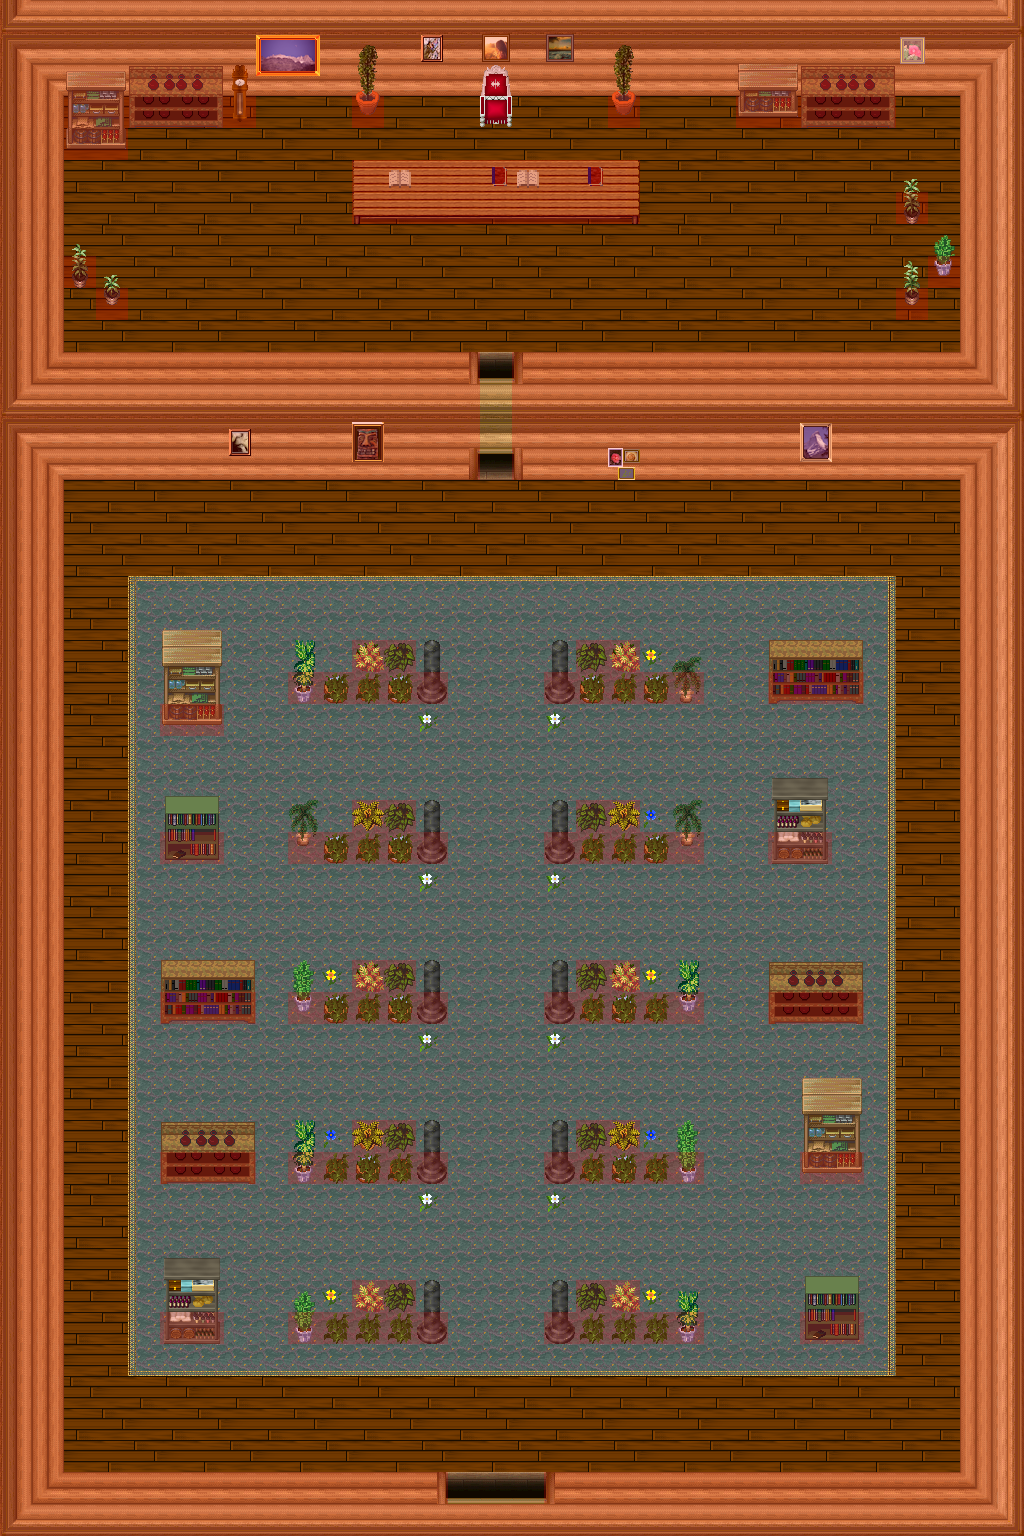

A level layout from a 2D game, rendered from its tile map. Below: a short description, then the map file with tile-grid data replaced by summaries:
An orthogonal 32x48 tile map with 32x32 px tiles, 6 tile layers (0_floor, 1_terrain, 2_object, 3_roof, ...), 1 hidden layer not drawn, 27 tilesets.

<map version="1.2" tiledversion="1.2.0" orientation="orthogonal" renderorder="right-down" width="32" height="48" tilewidth="32" tileheight="32" infinite="0" nextlayerid="8" nextobjectid="1">
 <tileset firstgid="1" name="carpets_2" tilewidth="32" tileheight="32" tilecount="12" columns="4">
  <image source="../../tileset/furniture/carpet/carpets_2.png" trans="ff00ff" width="128" height="96" />
 </tileset>
 <tileset firstgid="13" name="throne_small" tilewidth="32" tileheight="32" tilecount="2" columns="1">
  <image source="../../tileset/furniture/chair/throne_small.png" width="32" height="64" />
 </tileset>
 <tileset firstgid="15" name="rug_border" tilewidth="32" tileheight="32" tilecount="9" columns="3">
  <image source="../../tileset/furniture/carpet/rug_border.png" width="96" height="96" />
 </tileset>
 <tileset firstgid="24" name="bushes" tilewidth="32" tileheight="32" tilecount="10" columns="5">
  <image source="../../tileset/plant/bush/bushes.png" trans="ffffff" width="160" height="64" />
 </tileset>
 <tileset firstgid="34" name="wooden_rectangular" tilewidth="32" tileheight="32" tilecount="9" columns="3">
  <image source="../../tileset/furniture/table/wooden_rectangular.png" trans="ff00ff" width="96" height="96" />
 </tileset>
 <tileset firstgid="43" name="metal_and_stone" tilewidth="32" tileheight="32" tilecount="6" columns="3">
  <image source="../../tileset/item/statue/metal_and_stone.png" width="96" height="64" />
 </tileset>
 <tileset firstgid="49" name="pale_book_bottle_shelf" tilewidth="32" tileheight="32" tilecount="12" columns="3">
  <image source="../../tileset/furniture/shelve/pale_book_bottle_shelf.png" trans="ff00ff" width="96" height="128" />
 </tileset>
 <tileset firstgid="61" name="small" tilewidth="32" tileheight="32" tilecount="3" columns="3">
  <image source="../../tileset/furniture/picture/small.png" width="96" height="32" />
 </tileset>
 <tileset firstgid="64" name="pot_plant" tilewidth="32" tileheight="32" tilecount="3" columns="1">
  <image source="../../tileset/plant/indoor/pot_plant.png" width="32" height="96" />
 </tileset>
 <tileset firstgid="67" name="daisy_blue" tilewidth="32" tileheight="32" tilecount="8" columns="2">
  <image source="../../tileset/plant/flower/daisy_blue.png" trans="ffffff" width="64" height="128" />
 </tileset>
 <tileset firstgid="75" name="daisy_yellow" tilewidth="32" tileheight="32" tilecount="8" columns="2">
  <image source="../../tileset/plant/flower/daisy_yellow.png" trans="ffffff" width="64" height="128" />
 </tileset>
 <tileset firstgid="83" name="wooden_clock" tilewidth="32" tileheight="32" tilecount="6" columns="1">
  <image source="../../tileset/furniture/clock/wooden_clock.png" width="32" height="192" />
 </tileset>
 <tileset firstgid="89" name="daisy_white" tilewidth="32" tileheight="32" tilecount="8" columns="2">
  <image source="../../tileset/plant/flower/daisy_white.png" trans="ffffff" width="64" height="128" />
 </tileset>
 <tileset firstgid="97" name="book" tilewidth="32" tileheight="32" tilecount="4" columns="2">
  <image source="../../tileset/item/documents/book.png" width="64" height="64" />
 </tileset>
 <tileset firstgid="101" name="collision" tilewidth="32" tileheight="32" tilecount="1" columns="1">
  <image source="../../tileset/logic/collision.png" width="32" height="32" />
 </tileset>
 <tileset firstgid="102" name="protection" tilewidth="32" tileheight="32" tilecount="2" columns="2">
  <image source="../../tileset/logic/protection.png" width="64" height="32" />
 </tileset>
 <tileset firstgid="104" name="barrel" tilewidth="32" tileheight="32" tilecount="2" columns="2">
  <image source="../../tileset/item/pot/barrel_with_flower.png" width="64" height="32" />
 </tileset>
 <tileset firstgid="106" name="barrel2" tilewidth="32" tileheight="32" tilecount="2" columns="1">
  <image source="../../tileset/item/pot/barrel.png" width="32" height="64" />
 </tileset>
 <tileset firstgid="108" name="plants" tilewidth="32" tileheight="32" tilecount="12" columns="6">
  <image source="../../tileset/plant/indoor/pot_plant_1.png" width="192" height="64" />
 </tileset>
 <tileset firstgid="120" name="shelf" tilewidth="32" tileheight="32" tilecount="10" columns="2">
  <image source="../../tileset/furniture/shelve/shelf_4.png" width="64" height="160" />
 </tileset>
 <tileset firstgid="130" name="oil paintings" tilewidth="32" tileheight="32" tilecount="16" columns="4">
  <image source="../../tileset/furniture/picture/oil_paintings.png" width="128" height="128" />
 </tileset>
 <tileset firstgid="146" name="shelf3" tilewidth="32" tileheight="32" tilecount="10" columns="2">
  <image source="../../tileset/furniture/shelve/shelf_3.png" width="64" height="160" />
 </tileset>
 <tileset firstgid="156" name="shelf5" tilewidth="32" tileheight="32" tilecount="6" columns="2">
  <image source="../../tileset/furniture/shelve/green_bookshelf.png" width="64" height="96" />
 </tileset>
 <tileset firstgid="162" name="potted plants" tilewidth="32" tileheight="32" tilecount="6" columns="3">
  <image source="../../tileset/plant/indoor/potted_plants1.png" width="96" height="64" />
 </tileset>
 <tileset firstgid="168" name="sciany" tilewidth="32" tileheight="32" tilecount="27" columns="3">
  <image source="../../tileset/pol/waly/int_plazy.png" width="96" height="288" />
 </tileset>
 <tileset firstgid="195" name="dechy" tilewidth="32" tileheight="32" tilecount="3" columns="3">
  <image source="../../tileset/pol/domki/podloga/deski_dark.png" width="96" height="32" />
 </tileset>
 <tileset firstgid="198" name="doorsy" tilewidth="32" tileheight="32" tilecount="15" columns="5">
  <image source="../../tileset/pol/domki/drzwi/door_drewno_int.png" width="160" height="96" />
 </tileset>
 <layer id="1" name="0_floor" width="32" height="48">
  <data>[1536 cells, 1530 non-empty, 20 distinct tile ids]</data>
 </layer>
 <layer id="2" name="1_terrain" width="32" height="48">
  <data>[1536 cells, 638 non-empty, 36 distinct tile ids]</data>
 </layer>
 <layer id="3" name="2_object" width="32" height="48">
  <data>[1536 cells, 149 non-empty, 58 distinct tile ids]</data>
 </layer>
 <layer id="4" name="3_roof" width="32" height="48">
  <data>[1536 cells, 71 non-empty, 32 distinct tile ids]</data>
 </layer>
 <layer id="5" name="objects" width="32" height="48">
  <data>[1536 cells, 0 non-empty, 0 distinct tile ids]</data>
 </layer>
 <layer id="6" name="collision" width="32" height="48" opacity="0.2">
  <data>[1536 cells, 569 non-empty, 1 distinct tile ids]</data>
 </layer>
 <layer id="7" name="protection" width="32" height="48" visible="0">
  <data>[1536 cells, 1536 non-empty, 1 distinct tile ids]</data>
 </layer>
</map>
